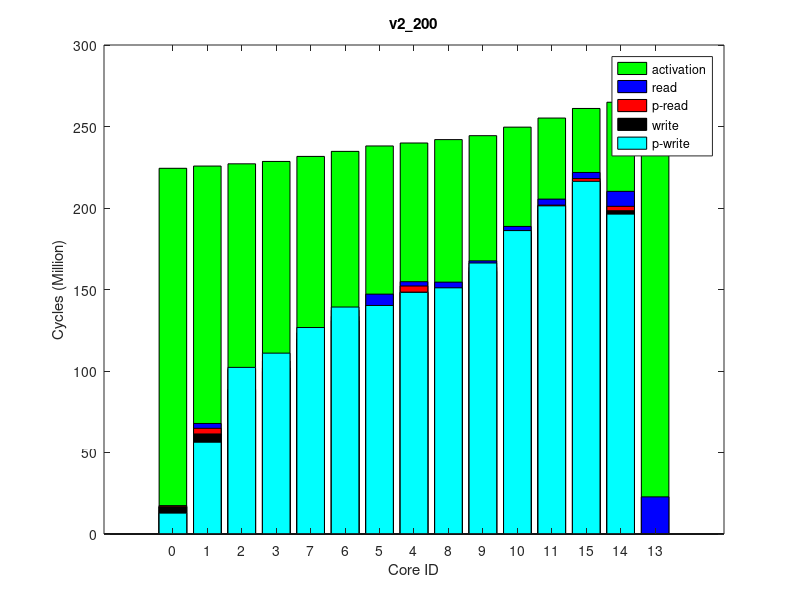

Source code (MATLAB):
times(1, :, :) = [
689600, 225454170, 0
3450042, 226832470, 0
784420, 228230691, 0
2206721, 229717659, 0
3786300, 241372252, 0
2598289, 239480958, 0
2684066, 236017528, 0
2743012, 232833797, 0
1102234, 243539889, 0
2456888, 246029455, 0
2747227, 251474274, 0
2741160, 257254293, 0
0, 267903783, 0
2691788, 267252867, 0
2684066, 263338786, 0
];
times(2, :, :) = [
689600, 225441367, 0
3449747, 226821297, 0
784420, 228222597, 0
2206702, 229707446, 0
3786300, 241360816, 0
2598328, 239467985, 0
2684066, 236005271, 0
2743003, 232820322, 0
1102234, 243528831, 0
2456888, 246015974, 0
2746920, 251458007, 0
2741160, 257234711, 0
0, 267879965, 0
2692130, 267234356, 0
2684066, 263319227, 0
];
times(3, :, :) = [
689600, 225422831, 0
3450037, 226802940, 0
784420, 228206742, 0
2206714, 229691336, 0
3786300, 241347375, 0
2598250, 239455302, 0
2684066, 235993310, 0
2743012, 232807519, 0
1102234, 243515665, 0
2456888, 246004971, 0
2747254, 251449399, 0
2741160, 257226110, 0
0, 267853520, 0
2691699, 267212005, 0
2684066, 263310946, 0
];
times(4, :, :) = [
689600, 225438621, 0
3450064, 226817273, 0
784420, 228218645, 0
2206710, 229703103, 0
3786300, 241354999, 0
2598211, 239462288, 0
2684066, 235999073, 0
2743309, 232814800, 0
1102234, 243521865, 0
2456888, 246009180, 0
2746920, 251454823, 0
2741169, 257232831, 0
0, 267869551, 0
2691701, 267222810, 0
2684066, 263317627, 0
];
times(5, :, :) = [
689600, 225442467, 0
3449740, 226820256, 0
784420, 228223362, 0
2206691, 229709744, 0
3786300, 241368013, 0
2598289, 239477825, 0
2684066, 236013510, 0
2743306, 232825869, 0
1102234, 243535205, 0
2456888, 246023751, 0
2746920, 251469051, 0
2741160, 257245925, 0
0, 267883510, 0
2692085, 267232239, 0
2684066, 263330465, 0
];
times(6, :, :) = [
689600, 225452542, 0
3449740, 226831509, 0
784429, 228233771, 0
2206720, 229718999, 0
3786300, 241373566, 0
2598172, 239483291, 0
2684066, 236021096, 0
2743012, 232834603, 0
1102234, 243541323, 0
2456888, 246028425, 0
2746920, 251472347, 0
2741130, 257251705, 0
0, 267895956, 0
2691878, 267243718, 0
2684066, 263336392, 0
];
times(7, :, :) = [
689600, 225428721, 0
3450447, 226810756, 0
784420, 228211990, 0
2206720, 229695403, 0
3786300, 241349539, 0
2598289, 239459046, 0
2684066, 235994354, 0
2743318, 232806840, 0
1102234, 243517982, 0
2456888, 246006975, 0
2746927, 251453941, 0
2741134, 257229959, 0
0, 267883520, 0
2691788, 267240584, 0
2684066, 263314499, 0
];
times(8, :, :) = [
689600, 225433927, 0
3450082, 226811660, 0
784420, 228215487, 0
2206698, 229701587, 0
3786300, 241358984, 0
2598250, 239466691, 0
2684066, 236002897, 0
2743336, 232817382, 0
1102234, 243527593, 0
2456888, 246016930, 0
2746854, 251461543, 0
2741160, 257237602, 0
0, 267892786, 0
2691706, 267245183, 0
2684066, 263322491, 0
];
times(9, :, :) = [
689600, 225445660, 0
3449740, 226826103, 0
784722, 228229088, 0
2206720, 229714554, 0
3786300, 241370509, 0
2598290, 239477982, 0
2684066, 236014850, 0
2743012, 232828574, 0
1102234, 243540008, 0
2456888, 246029604, 0
2746932, 251476511, 0
2741130, 257254099, 0
0, 267892218, 0
2691780, 267245341, 0
2684066, 263338618, 0
];
times(10, :, :) = [
689600, 225435747, 0
3450046, 226815209, 0
784420, 228212724, 0
2206725, 229696749, 0
3786300, 241353522, 0
2598367, 239461077, 0
2684066, 235996834, 0
2743013, 232811507, 0
1102234, 243521074, 0
2456888, 246008784, 0
2747228, 251450445, 0
2741160, 257226711, 0
0, 267876860, 0
2691788, 267230960, 0
2684066, 263311613, 0
];
ave_times = round(squeeze(mean(times)));
format long g, ave_times
std_times = round(squeeze(std(times)));
format long g, std_times
polling_read_times = ave_times;
times(1, :, :) = [
12801549, 224814866, 0
56296022, 226190737, 0
102235763, 227560906, 0
110978004, 229035737, 0
148244626, 240504311, 0
140269745, 238652514, 0
139290583, 235267690, 0
126699589, 232138131, 0
151050041, 242634043, 0
166270401, 245103623, 0
186171879, 250482900, 0
201331812, 256254684, 0
0, 266887031, 0
196251664, 266250676, 0
216365047, 262340487, 0
];
times(2, :, :) = [
12798964, 224805109, 0
56287673, 226181063, 0
102225490, 227553416, 0
110971720, 229014095, 0
148226265, 240477443, 0
140208700, 238624581, 0
139216365, 235240188, 0
126671060, 232111770, 0
151032273, 242606921, 0
166288139, 245078247, 0
186204635, 250458310, 0
201365438, 256229973, 0
0, 266870856, 0
196225428, 266226023, 0
216367006, 262316448, 0
];
times(3, :, :) = [
12795239, 224810658, 0
56304493, 226185322, 0
102269324, 227562228, 0
111013301, 229028842, 0
148286607, 240492577, 0
140297323, 238640599, 0
139360668, 235256609, 0
126754799, 232128591, 0
151090987, 242620923, 0
166284384, 245091142, 0
186170419, 250473822, 0
201345253, 256247488, 0
0, 266908177, 0
196260682, 266263635, 0
216365769, 262333641, 0
];
times(4, :, :) = [
12794351, 224798112, 0
56247726, 226174279, 0
102157304, 227545115, 0
110885469, 229014699, 0
148193190, 240479676, 0
140166154, 238627119, 0
139178724, 235242383, 0
126607168, 232112558, 0
150999903, 242609429, 0
166232576, 245080614, 0
186131031, 250459376, 0
201304501, 256235956, 0
0, 266885309, 0
196233166, 266233543, 0
216329437, 262321750, 0
];
times(5, :, :) = [
12810249, 224810850, 0
56287307, 226186630, 0
102226009, 227560488, 0
110948764, 229022407, 0
148225474, 240483265, 0
140183308, 238630692, 0
139235685, 235246786, 0
126680129, 232118225, 0
151032224, 242612456, 0
166268688, 245084599, 0
186163629, 250463099, 0
201316380, 256235021, 0
0, 266868213, 0
196226537, 266229089, 0
216347286, 262320894, 0
];
times(6, :, :) = [
12790451, 224793556, 0
56276250, 226168357, 0
102213330, 227546303, 0
110947627, 229014950, 0
148207827, 240478351, 0
140193245, 238626441, 0
139225868, 235243919, 0
126652405, 232115949, 0
151012146, 242606077, 0
166242252, 245076297, 0
186139391, 250454457, 0
201301329, 256227512, 0
0, 266874134, 0
196234037, 266234386, 0
216331763, 262313686, 0
];
times(7, :, :) = [
12797864, 224807375, 0
56303595, 226181095, 0
102267499, 227555704, 0
110993048, 229022376, 0
148246248, 240494450, 0
140225605, 238643027, 0
139252870, 235258985, 0
126707027, 232124747, 0
151050729, 242621775, 0
166294623, 245091717, 0
186180741, 250469780, 0
201338205, 256240648, 0
0, 266895734, 0
196245301, 266245492, 0
216369494, 262326243, 0
];
times(8, :, :) = [
12772730, 224799305, 0
56168199, 226173264, 0
102030187, 227547120, 0
110773160, 229023405, 0
148094145, 240498876, 0
140088421, 238646098, 0
139119136, 235260908, 0
126548313, 232127863, 0
150900606, 242628867, 0
166135432, 245100270, 0
186024746, 250480584, 0
201257459, 256253291, 0
0, 266881769, 0
196238539, 266240252, 0
216336194, 262339411, 0
];
times(9, :, :) = [
12825793, 224808172, 0
56331479, 226182815, 0
102282560, 227552767, 0
111023118, 229024888, 0
148205860, 240488824, 0
140196261, 238635249, 0
139251163, 235251431, 0
126700075, 232122457, 0
151010211, 242616830, 0
166223737, 245086945, 0
186109353, 250466854, 0
201256157, 256236865, 0
0, 266864313, 0
196223206, 266224741, 0
216309629, 262322333, 0
];
times(10, :, :) = [
12809091, 224816289, 0
56318167, 226191080, 0
102283767, 227562978, 0
111013479, 229019285, 0
148259433, 240489797, 0
140229748, 238637764, 0
139290354, 235254075, 0
126739151, 232120535, 0
151065050, 242618415, 0
166284211, 245088531, 0
186188847, 250466595, 0
201352740, 256238206, 0
0, 266870671, 0
196223373, 266224546, 0
216375530, 262324383, 0
];
ave_times = round(squeeze(mean(times)));
format long g, ave_times
std_times = round(squeeze(std(times)));
format long g, std_times
polling_write_times = ave_times;
times(1, :, :) = [
0, 247138620, 0
6433010, 248646403, 64000
12868723, 250133135, 128000
6432560, 251741054, 64000
6435891, 263776969, 64000
11881417, 261848637, 128000
6432368, 258297863, 64000
6432810, 254994487, 64000
12868537, 265958207, 128000
6432288, 268495228, 64000
6433814, 273992912, 64000
6433110, 279994785, 64000
22784847, 290973306, 255980
11882051, 290290176, 128000
6432535, 286188362, 64000
];
times(2, :, :) = [
0, 247151429, 0
6433010, 248658003, 64000
12868592, 250145019, 128000
6432560, 251752681, 64000
6435912, 263782221, 64000
11881415, 261853886, 128000
6432378, 258303710, 64000
6432810, 255009517, 64000
12867893, 265963369, 128000
6432292, 268500026, 64000
6433810, 273996181, 64000
6433163, 279993384, 64000
22784866, 290980898, 255980
11882061, 290292273, 128000
6432536, 286186687, 64000
];
times(3, :, :) = [
0, 247139041, 0
6433010, 248644898, 64000
12868686, 250132439, 128000
6432560, 251734742, 64000
6435901, 263767465, 64000
11881429, 261838906, 128000
6432293, 258288566, 64000
6432810, 254989642, 64000
12867949, 265948354, 128000
6432288, 268485669, 64000
6433810, 273985830, 64000
6433131, 279946704, 64000
22784918, 290922664, 255980
11882068, 290238511, 128000
6432536, 286137195, 64000
];
times(4, :, :) = [
0, 247142004, 0
6433010, 248648762, 64000
12868655, 250136728, 128000
6432560, 251744881, 64000
6435871, 263796294, 64000
11881440, 261867957, 128000
6432210, 258316603, 64000
6432810, 255013337, 64000
12868541, 265977391, 128000
6432288, 268514233, 64000
6433810, 274012296, 64000
6433104, 280019656, 64000
22784753, 290989977, 255980
11882059, 290304081, 128000
6432543, 286213770, 64000
];
times(5, :, :) = [
0, 247131427, 0
6433010, 248638569, 64000
12868470, 250126627, 128000
6432560, 251734590, 64000
6435883, 263779149, 64000
11881467, 261850688, 128000
6432322, 258299149, 64000
6432814, 254995266, 64000
12867929, 265960560, 128000
6432288, 268497451, 64000
6433810, 273994326, 64000
6433127, 279955846, 64000
22784831, 290945924, 255980
11882056, 290261500, 128000
6432539, 286148178, 64000
];
times(6, :, :) = [
0, 247137849, 0
6433010, 248644378, 64000
12868607, 250131957, 128000
6432560, 251740377, 64000
6435884, 263781257, 64000
11881417, 261852735, 128000
6432354, 258301297, 64000
6432810, 254997220, 64000
12868482, 265962266, 128000
6432298, 268499447, 64000
6433810, 273995607, 64000
6433138, 279988388, 64000
22784820, 290969910, 255980
11882054, 290282299, 128000
6432541, 286180623, 64000
];
times(7, :, :) = [
0, 247143865, 0
6433010, 248649787, 64000
12868670, 250136461, 128000
6432560, 251745370, 64000
6435919, 263794578, 64000
11881446, 261866137, 128000
6432374, 258315988, 64000
6432810, 255015132, 64000
12867874, 265975513, 128000
6432292, 268512279, 64000
6433812, 274008359, 64000
6433133, 279999937, 64000
22784891, 290985643, 255980
11882054, 290300485, 128000
6432538, 286197077, 64000
];
times(8, :, :) = [
0, 247139297, 0
6433010, 248646438, 64000
12868601, 250133100, 128000
6432560, 251737117, 64000
6435878, 263771481, 64000
11881449, 261843026, 128000
6432363, 258293144, 64000
6432810, 254994887, 64000
12867863, 265952756, 128000
6432288, 268489597, 64000
6433814, 273988096, 64000
6433134, 279979996, 64000
22784827, 290949296, 255980
11882060, 290268604, 128000
6432543, 286172146, 64000
];
times(9, :, :) = [
0, 247132102, 0
6433010, 248639129, 64000
12868568, 250126501, 128000
6432560, 251728735, 64000
6435922, 263779220, 64000
11881440, 261850911, 128000
6432416, 258299480, 64000
6432810, 254996683, 64000
12867946, 265960678, 128000
6432292, 268497212, 64000
6433810, 273996325, 64000
6433134, 279987440, 64000
22784787, 290973125, 255980
11882064, 290283502, 128000
6432536, 286177509, 64000
];
times(10, :, :) = [
0, 247132902, 0
6433010, 248640972, 64000
12868541, 250128504, 128000
6432560, 251736141, 64000
6435904, 263775026, 64000
11881436, 261846830, 128000
6432423, 258295281, 64000
6432810, 254992629, 64000
12867897, 265956307, 128000
6432288, 268493113, 64000
6433810, 273992280, 64000
6433140, 279983576, 64000
22784734, 290967875, 255980
11882056, 290280615, 128000
6432536, 286176133, 64000
];
ave_times = round(squeeze(mean(times)));
format long g, ave_times
std_times = round(squeeze(std(times)));
format long g, std_times
read_times = ave_times;
times(1, :, :) = [
0, 224370974, 0
0, 225744856, 0
0, 227120910, 0
0, 228584346, 0
0, 239896879, 0
0, 238082195, 0
0, 234762305, 0
0, 231671839, 0
0, 241981686, 0
0, 244393744, 0
0, 249630839, 0
0, 255207169, 0
0, 265548979, 0
0, 264908535, 0
0, 261087340, 0
];
times(2, :, :) = [
0, 224375617, 0
0, 225747792, 0
0, 227120776, 0
0, 228575495, 0
0, 239883293, 0
0, 238068623, 0
0, 234745676, 0
0, 231659585, 0
0, 241968116, 0
0, 244382301, 0
0, 249622083, 0
0, 255200015, 0
0, 265558868, 0
0, 264925923, 0
0, 261080107, 0
];
times(3, :, :) = [
0, 224370359, 0
0, 225745312, 0
0, 227119144, 0
0, 228576726, 0
0, 239877639, 0
0, 238061291, 0
0, 234746220, 0
0, 231659125, 0
0, 241959547, 0
0, 244370030, 0
0, 249606529, 0
0, 255182302, 0
0, 265510290, 0
0, 264880858, 0
0, 261062805, 0
];
times(4, :, :) = [
0, 224359882, 0
0, 225733844, 0
0, 227108370, 0
0, 228564506, 0
0, 239877050, 0
0, 238061144, 0
0, 234741472, 0
0, 231649858, 0
0, 241961089, 0
0, 244370889, 0
0, 249608467, 0
0, 255182076, 0
0, 265526827, 0
0, 264888347, 0
0, 261062345, 0
];
times(5, :, :) = [
0, 224369819, 0
0, 225741905, 0
0, 227117519, 0
0, 228572131, 0
0, 239889105, 0
0, 238071685, 0
0, 234752213, 0
0, 231660257, 0
0, 241975048, 0
0, 244388403, 0
0, 249627143, 0
0, 255201849, 0
0, 265564810, 0
0, 264920976, 0
0, 261082067, 0
];
times(6, :, :) = [
0, 224375688, 0
0, 225748369, 0
0, 227120370, 0
0, 228580021, 0
0, 239883416, 0
0, 238067911, 0
0, 234750345, 0
0, 231662037, 0
0, 241966528, 0
0, 244378770, 0
0, 249615030, 0
0, 255192336, 0
0, 265528514, 0
0, 264892443, 0
0, 261072694, 0
];
times(7, :, :) = [
0, 224354540, 0
0, 225728756, 0
0, 227103395, 0
0, 228556652, 0
0, 239866489, 0
0, 238052760, 0
0, 234739799, 0
0, 231646168, 0
0, 241950476, 0
0, 244363478, 0
0, 249600644, 0
0, 255178342, 0
0, 265527764, 0
0, 264882954, 0
0, 261058346, 0
];
times(8, :, :) = [
0, 224363395, 0
0, 225736571, 0
0, 227110262, 0
0, 228573017, 0
0, 239874166, 0
0, 238058730, 0
0, 234742348, 0
0, 231656083, 0
0, 241957759, 0
0, 244368818, 0
0, 249606852, 0
0, 255183521, 0
0, 265510930, 0
0, 264869650, 0
0, 261063287, 0
];
times(9, :, :) = [
0, 224360423, 0
0, 225733603, 0
0, 227109267, 0
0, 228570893, 0
0, 239879227, 0
0, 238064895, 0
0, 234748862, 0
0, 231656948, 0
0, 241961015, 0
0, 244369802, 0
0, 249607285, 0
0, 255184500, 0
0, 265513721, 0
0, 264876916, 0
0, 261065415, 0
];
times(10, :, :) = [
0, 224360493, 0
0, 225733402, 0
0, 227110904, 0
0, 228569822, 0
0, 239886986, 0
0, 238067959, 0
0, 234747969, 0
0, 231655486, 0
0, 241969612, 0
0, 244380602, 0
0, 249618888, 0
0, 255193985, 0
0, 265533405, 0
0, 264890013, 0
0, 261074647, 0
];
ave_times = round(squeeze(mean(times)));
format long g, ave_times
std_times = round(squeeze(std(times)));
format long g, std_times
total_times = ave_times;
times(1, :, :) = [
16748886, 224839385, 64000
61397383, 226175483, 128000
88188079, 227520334, 64000
99805233, 228952691, 64000
148344594, 240020894, 128000
135307125, 238267863, 64000
130934562, 235027933, 64000
117057188, 231985381, 64000
141639824, 242066601, 64000
161152789, 244448473, 64000
182280799, 249636597, 64000
199034380, 255174115, 64000
0, 265464132, 0
198342754, 264823702, 64000
215394702, 261010072, 64000
];
times(2, :, :) = [
16746501, 224837633, 64000
61448645, 226173489, 128000
88269284, 227515334, 64000
99869391, 228946654, 64000
148426542, 240015130, 128000
135355996, 238262641, 64000
131001265, 235023161, 64000
117108245, 231982111, 64000
141721939, 242059378, 64000
161169434, 244444520, 64000
182250664, 249631151, 64000
199006902, 255170138, 64000
0, 265484430, 0
198346901, 264843865, 64000
215378583, 261006585, 64000
];
times(3, :, :) = [
16705749, 224817272, 64000
61296333, 226153509, 128000
88004008, 227496375, 64000
99604469, 228928172, 64000
148302287, 239993542, 128000
135227273, 238243591, 64000
130780873, 235004615, 64000
116905271, 231964592, 64000
141596093, 242036766, 64000
161105723, 244417288, 64000
182179960, 249601100, 64000
198972593, 255135314, 64000
0, 265447986, 0
198307279, 264810439, 64000
215324604, 260969805, 64000
];
times(4, :, :) = [
16740092, 224838978, 64000
61368445, 226174644, 128000
88118973, 227517141, 64000
99711749, 228944640, 64000
148248725, 240033343, 128000
135183161, 238278902, 64000
130829942, 235032462, 64000
116977303, 231984639, 64000
141546509, 242079947, 64000
161064994, 244467608, 64000
182255245, 249654989, 64000
199066723, 255190319, 64000
0, 265481813, 0
198360216, 264845223, 64000
215421439, 261025528, 64000
];
times(5, :, :) = [
16726453, 224837824, 64000
61312018, 226173945, 128000
88015976, 227517370, 64000
99611544, 228940245, 64000
148221624, 240006543, 128000
135144811, 238254532, 64000
130699464, 235017968, 64000
116894950, 231979217, 64000
141516278, 242051695, 64000
161036470, 244433827, 64000
182241239, 249618838, 64000
199044124, 255156128, 64000
0, 265480066, 0
198335711, 264833251, 64000
215346475, 260991062, 64000
];
times(6, :, :) = [
16752843, 224850219, 64000
61476234, 226186620, 128000
88345012, 227530800, 64000
99972372, 228963077, 64000
148558950, 240035390, 128000
135512518, 238283451, 64000
131130904, 235047115, 64000
117237751, 232002883, 64000
141852924, 242079639, 64000
161336863, 244466080, 64000
182414608, 249652072, 64000
199162792, 255186977, 64000
0, 265488803, 0
198359329, 264845656, 64000
215479014, 261023061, 64000
];
times(7, :, :) = [
16742195, 224836566, 64000
61335988, 226173448, 128000
88053655, 227514718, 64000
99652323, 228943051, 64000
148303290, 240019875, 128000
135213599, 238266562, 64000
130810852, 235027640, 64000
116928892, 231984240, 64000
141599817, 242063465, 64000
161077202, 244447878, 64000
182225532, 249631463, 64000
198984496, 255166036, 64000
0, 265464114, 0
198316912, 264815786, 64000
215318443, 261001453, 64000
];
times(8, :, :) = [
16730273, 224836190, 64000
61403732, 226172220, 128000
88226093, 227516386, 64000
99870221, 228944311, 64000
148413030, 240021175, 128000
135355627, 238269300, 64000
130997526, 235028207, 64000
117137951, 231984787, 64000
141706907, 242068178, 64000
161200196, 244453712, 64000
182299173, 249635630, 64000
199028011, 255171292, 64000
0, 265466615, 0
198338274, 264827934, 64000
215408523, 261007343, 64000
];
times(9, :, :) = [
16749703, 224843655, 64000
61349551, 226178961, 128000
88050100, 227519642, 64000
99636664, 228946937, 64000
148299636, 240016437, 128000
135209726, 238264843, 64000
130763346, 235027493, 64000
116927418, 231988242, 64000
141594941, 242062623, 64000
161098397, 244446582, 64000
182207022, 249631713, 64000
198943579, 255165808, 64000
0, 265479852, 0
198339028, 264835105, 64000
215295158, 261001457, 64000
];
times(10, :, :) = [
16749794, 224848237, 64000
61402390, 226184824, 128000
88165078, 227526427, 64000
99781363, 228956353, 64000
148372334, 240022286, 128000
135259992, 238273731, 64000
130924905, 235032840, 64000
117033966, 231991573, 64000
141662598, 242065797, 64000
161130850, 244449593, 64000
182262611, 249635500, 64000
199012203, 255172669, 64000
0, 265471708, 0
198328057, 264829802, 64000
215326785, 261008917, 64000
];
ave_times = round(squeeze(mean(times)));
format long g, ave_times
std_times = round(squeeze(std(times)));
format long g, std_times
write_times = ave_times;
mytitle = 'v2\_200';
order = [1 2 3 4 8 7 6 5 9 10 11 12 15 14 13];

total_times = total_times(:, 2)(order);

read_times = read_times(:, 1)(order);
write_times = write_times(:, 1)(order);

polling_read_times = polling_read_times(:, 1)(order);
polling_write_times = polling_write_times(:, 1)(order);

total_times /= 1000000;

read_times /= 1000000;
write_times /= 1000000;

polling_read_times /= 1000000;
polling_write_times /= 1000000;

% laying read on top of write
read_times += write_times;
polling_read_times += write_times;

figure(1);
clf()
% set(gcf, 'Position', get(0,'Screensize'));
% set(gcf,'units','normalized','outerposition',[0 0 1 1])
bar(0:14, total_times,'g');
hold on;
bar(0:14, read_times,'b');
bar(0:14, polling_read_times,'r');
bar(0:14, write_times,'k');
bar(0:14, polling_write_times,'c');
hold off

axis([-2 16 0 300])
% axis([-1 15])
set(gca,'XTick',0:14);
set(gca,'xticklabel',{ '0'; '1'; '2'; '3'; '7'; '6'; '5'; '4'; '8'; '9'; '10'; '11'; '15'; '14'; '13' })

xlabel('Core ID')
ylabel('Cycles (Million)')

legend('activation', 'read', 'p-read', 'write', 'p-write')
title(mytitle)
print(1, strcat(mytitle, '.png'))
